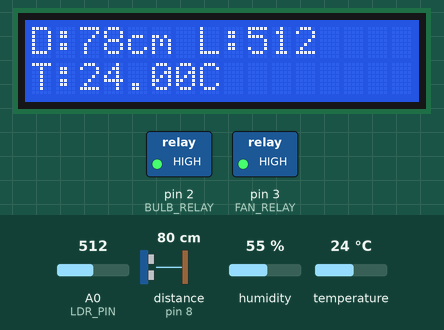
A sketch run on a simulated Arduino Uno, built with avr-gcc and run on an emulated ATmega328P. Shown: 16×2 character LCD, switched loads named in the sketch (green lamp = pin HIGH). Wiring (inferred from the names in the program): ultrasonic range finder: trigger pin 9; echo pin 8. Inputs (shaded band) come from the test bench; at power-on: temperature 24 °C, A0 (LDR_PIN) = 512, distance to the obstacle (sensor on pin 8) 80 cm, humidity 55 %. The echo pulse lasts 58.3 µs per cm; pins used as bus, display or sensor lines are not drawn.

Above: at 1.2 s.
1.3 s: temperature set to 27 °C
At 3.4 s:
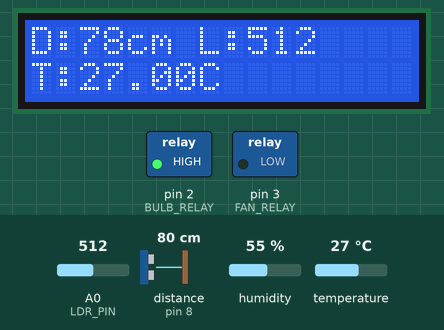
3.7 s: A0 (LDR_PIN) set to 490
At 5.0 s:
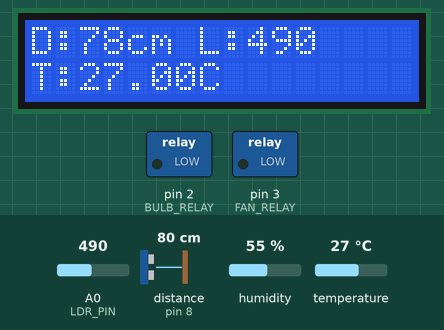
5.3 s: temperature set to 19 °C
At 7.4 s:
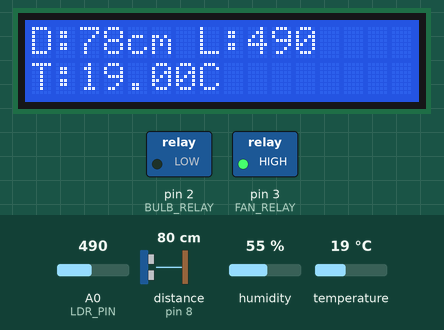
11.5 s: distance to the obstacle (sensor on pin 8) set to 2 cm
At 12.6 s:
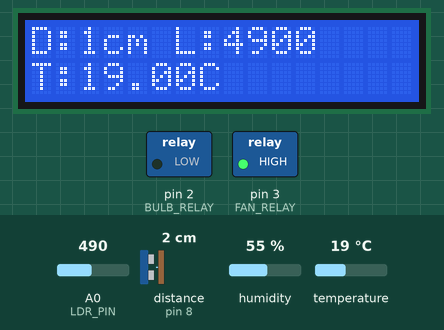
14.8 s: distance to the obstacle (sensor on pin 8) set to 4 cm
At 16.1 s:
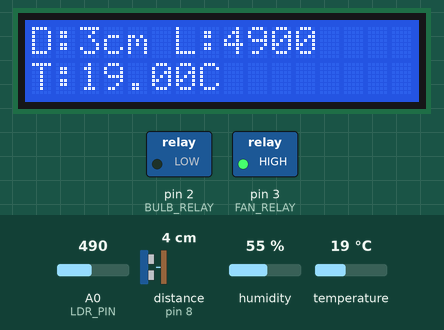
16.4 s: distance to the obstacle (sensor on pin 8) set to 103 cm
At 19.1 s:
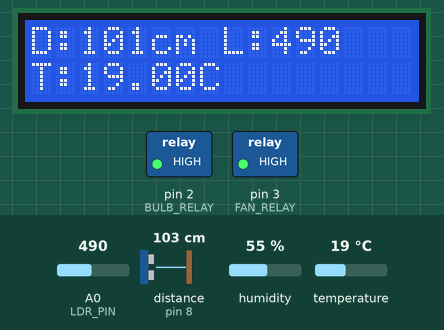
Timing chart, 0 to 20.1 s (numbered marks = the images above; inputs shaded):
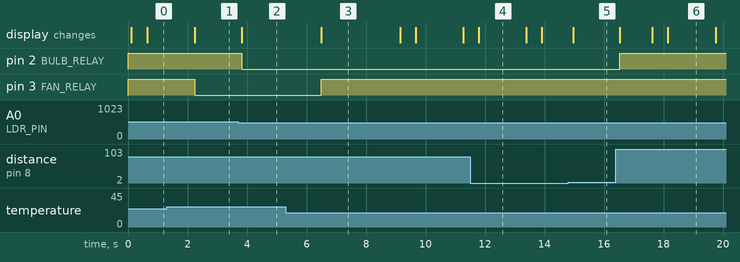

Measured:
- the behaviour switches between 25 and 26 °C on temperature (found by bisection; images 0 and 1)
- the behaviour switches between 500 and 499 on A0 (LDR_PIN) (found by bisection; images 1 and 2)
- after the input at 1.3 s, pin 3 (FAN_RELAY): HIGH → LOW after 0.94 s; the display: changes after 0.94 s (image 1)
- after the input at 3.7 s, pin 2 (BULB_RELAY): HIGH → LOW after 0.12 s; the display: changes after 0.12 s (image 2)
- after the input at 5.3 s, pin 3 (FAN_RELAY): LOW → HIGH after 1.2 s; the display: changes after 1.2 s (image 3)
- after the input at 11.5 s, the display: changes after 0.30 s (image 4)
- after the input at 14.8 s, the display: changes after 0.16 s (image 5)
- after the input at 16.4 s, pin 2 (BULB_RELAY): LOW → HIGH after 0.13 s; the display: changes after 0.13 s (image 6)

The sketch:

smart_home_automation.ino
```cpp
#include <LiquidCrystal_I2C.h>
#include <DHT.h>

// Pin Definitions
#define TRIG_PIN 9
#define ECHO_PIN 8
#define LDR_PIN A0
#define DHT_PIN 7
#define BULB_RELAY 2
#define FAN_RELAY 3

// Sensor Thresholds
#define DARK_THRESHOLD 500
#define TEMP_THRESHOLD 25.0
#define DISTANCE_THRESHOLD 100  // cm

// Sensor Setup
LiquidCrystal_I2C lcd(0x27, 16, 2); // I2C LCD at address 0x27
DHT dht(DHT_PIN, DHT11);

void setup() {
  pinMode(TRIG_PIN, OUTPUT);
  pinMode(ECHO_PIN, INPUT);
  pinMode(BULB_RELAY, OUTPUT);
  pinMode(FAN_RELAY, OUTPUT);

  digitalWrite(BULB_RELAY, HIGH); // OFF (active LOW)
  digitalWrite(FAN_RELAY, HIGH);  // OFF (active LOW)

  lcd.begin();
  lcd.backlight();
  dht.begin();

  Serial.begin(9600);
}

void loop() {
  // Measure distance
  digitalWrite(TRIG_PIN, LOW);
  delayMicroseconds(2);
  digitalWrite(TRIG_PIN, HIGH);
  delayMicroseconds(10);
  digitalWrite(TRIG_PIN, LOW);
  long duration = pulseIn(ECHO_PIN, HIGH);
  float distance = duration * 0.034 / 2;

  // Read LDR and temperature
  int ldrValue = analogRead(LDR_PIN);
  float temp = dht.readTemperature();

  // Show on LCD
  lcd.setCursor(0, 0);
  lcd.print("D:");
  lcd.print((int)distance);
  lcd.print("cm L:");
  lcd.print(ldrValue);

  lcd.setCursor(0, 1);
  lcd.print("T:");
  lcd.print(temp);
  lcd.print("C");

  // Bulb control: dark + presence
  if (distance < DISTANCE_THRESHOLD && ldrValue < DARK_THRESHOLD) {
    digitalWrite(BULB_RELAY, LOW); // ON
  } else {
    digitalWrite(BULB_RELAY, HIGH); // OFF
  }

  // Fan control: presence + temp > 25
  if (distance < DISTANCE_THRESHOLD && temp > TEMP_THRESHOLD) {
    digitalWrite(FAN_RELAY, LOW); // ON
  } else {
    digitalWrite(FAN_RELAY, HIGH); // OFF
  }

  delay(500);
}
```
